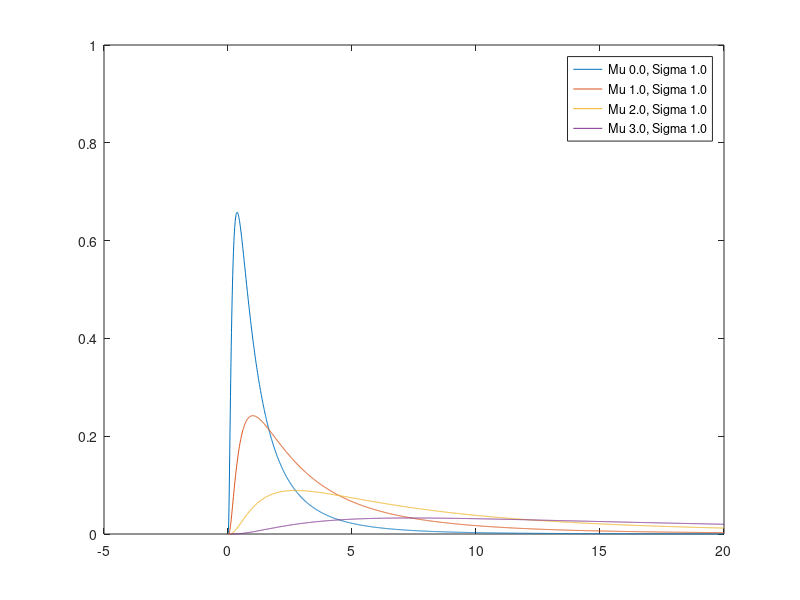

Write the MATLAB code that produced this figure.
function exploreLogNorm

close all

Mus = 0:3;
Sigmas = 1;

t = 0:0.01:20;
i =1;
for Mu = Mus
    for Sigma = Sigmas
        y = lognpdf(t,Mu,Sigma);
        plot(t,y)
        hold on
        leg_info{i} = sprintf('Mu %.1f, Sigma %.1f',Mu,Sigma);
        i = i+1;
    end
end
legend(leg_info)
xlim([-5,20])
ylim([0,1])